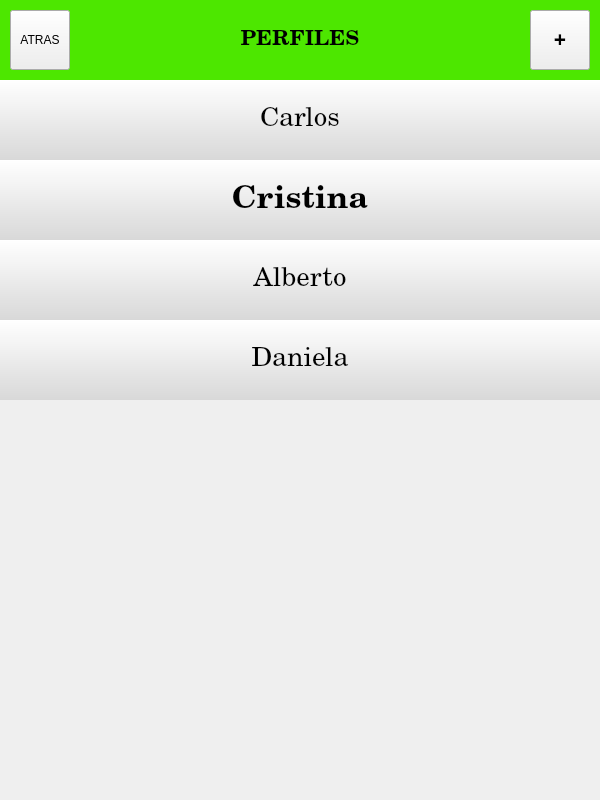
<?xml version="1.0" encoding="UTF-8"?>
<ui version="4.0">
 <class>GR</class>
 <widget class="QMainWindow" name="GR">
  <property name="geometry">
   <rect>
    <x>0</x>
    <y>0</y>
    <width>600</width>
    <height>800</height>
   </rect>
  </property>
  <property name="windowTitle">
   <string>GR</string>
  </property>
  <widget class="QWidget" name="centralWidget">
   <widget class="QStackedWidget" name="stackedWidgetPrincipal">
    <property name="geometry">
     <rect>
      <x>0</x>
      <y>0</y>
      <width>600</width>
      <height>800</height>
     </rect>
    </property>
    <property name="currentIndex">
     <number>3</number>
    </property>
    <widget class="QWidget" name="Principal">
     <widget class="QLabel" name="labelTitulo">
      <property name="geometry">
       <rect>
        <x>0</x>
        <y>0</y>
        <width>600</width>
        <height>80</height>
       </rect>
      </property>
      <property name="font">
       <font>
        <family>Century Schoolbook L</family>
        <pointsize>16</pointsize>
        <weight>75</weight>
        <bold>true</bold>
       </font>
      </property>
      <property name="styleSheet">
       <string notr="true">background-color: rgb(77, 231, 0);</string>
      </property>
      <property name="text">
       <string>GYMRAT</string>
      </property>
      <property name="alignment">
       <set>Qt::AlignCenter</set>
      </property>
     </widget>
     <widget class="QPushButton" name="botonPerfiles">
      <property name="geometry">
       <rect>
        <x>0</x>
        <y>80</y>
        <width>600</width>
        <height>80</height>
       </rect>
      </property>
      <property name="font">
       <font>
        <family>Century Schoolbook L</family>
        <pointsize>16</pointsize>
       </font>
      </property>
      <property name="text">
       <string>PERFILES</string>
      </property>
     </widget>
     <widget class="QPushButton" name="botonGimnasio">
      <property name="geometry">
       <rect>
        <x>0</x>
        <y>160</y>
        <width>600</width>
        <height>80</height>
       </rect>
      </property>
      <property name="font">
       <font>
        <family>Century Schoolbook L</family>
        <pointsize>16</pointsize>
       </font>
      </property>
      <property name="text">
       <string>MI GIMNASIO</string>
      </property>
     </widget>
     <widget class="QPushButton" name="botonEjercicios">
      <property name="geometry">
       <rect>
        <x>0</x>
        <y>240</y>
        <width>600</width>
        <height>80</height>
       </rect>
      </property>
      <property name="font">
       <font>
        <family>Century Schoolbook L</family>
        <pointsize>16</pointsize>
       </font>
      </property>
      <property name="text">
       <string>EJERCICIOS</string>
      </property>
     </widget>
     <widget class="QPushButton" name="botonRutinas">
      <property name="geometry">
       <rect>
        <x>0</x>
        <y>320</y>
        <width>600</width>
        <height>80</height>
       </rect>
      </property>
      <property name="font">
       <font>
        <family>Century Schoolbook L</family>
        <pointsize>16</pointsize>
       </font>
      </property>
      <property name="text">
       <string>RUTINAS</string>
      </property>
     </widget>
     <widget class="QPushButton" name="botonResultados">
      <property name="geometry">
       <rect>
        <x>0</x>
        <y>400</y>
        <width>600</width>
        <height>80</height>
       </rect>
      </property>
      <property name="font">
       <font>
        <family>Century Schoolbook L</family>
        <pointsize>16</pointsize>
       </font>
      </property>
      <property name="text">
       <string>RESULTADOS</string>
      </property>
     </widget>
     <widget class="QPushButton" name="botonMusica">
      <property name="geometry">
       <rect>
        <x>0</x>
        <y>480</y>
        <width>600</width>
        <height>80</height>
       </rect>
      </property>
      <property name="font">
       <font>
        <family>Century Schoolbook L</family>
        <pointsize>16</pointsize>
       </font>
      </property>
      <property name="text">
       <string>MÚSICA</string>
      </property>
     </widget>
    </widget>
    <widget class="QWidget" name="Perfiles">
     <widget class="QLabel" name="labelPerfiles">
      <property name="geometry">
       <rect>
        <x>0</x>
        <y>0</y>
        <width>600</width>
        <height>80</height>
       </rect>
      </property>
      <property name="font">
       <font>
        <family>Century Schoolbook L</family>
        <pointsize>16</pointsize>
        <weight>75</weight>
        <bold>true</bold>
       </font>
      </property>
      <property name="styleSheet">
       <string notr="true">background-color: rgb(77, 231, 0);</string>
      </property>
      <property name="text">
       <string>PERFILES</string>
      </property>
      <property name="alignment">
       <set>Qt::AlignCenter</set>
      </property>
     </widget>
     <widget class="QLabel" name="labelAtras">
      <property name="geometry">
       <rect>
        <x>50</x>
        <y>40</y>
        <width>64</width>
        <height>17</height>
       </rect>
      </property>
      <property name="text">
       <string/>
      </property>
     </widget>
     <widget class="QPushButton" name="botonAtrasPerfiles">
      <property name="geometry">
       <rect>
        <x>10</x>
        <y>10</y>
        <width>60</width>
        <height>60</height>
       </rect>
      </property>
      <property name="styleSheet">
       <string notr="true"/>
      </property>
      <property name="text">
       <string>ATRAS</string>
      </property>
     </widget>
     <widget class="QPushButton" name="botonAnadirPerfil">
      <property name="geometry">
       <rect>
        <x>530</x>
        <y>10</y>
        <width>60</width>
        <height>60</height>
       </rect>
      </property>
      <property name="font">
       <font>
        <family>Century Schoolbook L</family>
        <pointsize>16</pointsize>
        <weight>75</weight>
        <bold>true</bold>
       </font>
      </property>
      <property name="styleSheet">
       <string notr="true"/>
      </property>
      <property name="text">
       <string>+</string>
      </property>
     </widget>
    </widget>
    <widget class="QWidget" name="AnadirPerfil">
     <widget class="QLabel" name="labelAnadirPerfil">
      <property name="geometry">
       <rect>
        <x>0</x>
        <y>0</y>
        <width>600</width>
        <height>80</height>
       </rect>
      </property>
      <property name="font">
       <font>
        <family>Century Schoolbook L</family>
        <pointsize>16</pointsize>
        <weight>75</weight>
        <bold>true</bold>
       </font>
      </property>
      <property name="styleSheet">
       <string notr="true">background-color: rgb(77, 231, 0);</string>
      </property>
      <property name="text">
       <string>AÑADIR PERFIL</string>
      </property>
      <property name="alignment">
       <set>Qt::AlignCenter</set>
      </property>
     </widget>
     <widget class="QPushButton" name="botonAtrasAnadirPerfil">
      <property name="geometry">
       <rect>
        <x>10</x>
        <y>10</y>
        <width>60</width>
        <height>60</height>
       </rect>
      </property>
      <property name="styleSheet">
       <string notr="true"/>
      </property>
      <property name="text">
       <string>ATRAS</string>
      </property>
     </widget>
     <widget class="QWidget" name="">
      <property name="geometry">
       <rect>
        <x>50</x>
        <y>210</y>
        <width>457</width>
        <height>214</height>
       </rect>
      </property>
      <layout class="QGridLayout" name="gridLayout">
       <item row="0" column="0">
        <widget class="QLabel" name="labelGenero">
         <property name="font">
          <font>
           <family>Century Schoolbook L</family>
           <pointsize>14</pointsize>
           <weight>75</weight>
           <bold>true</bold>
          </font>
         </property>
         <property name="text">
          <string>Género</string>
         </property>
        </widget>
       </item>
       <item row="0" column="1">
        <layout class="QHBoxLayout" name="horizontalLayout">
         <item>
          <widget class="QRadioButton" name="radioMasculino">
           <property name="font">
            <font>
             <family>Century Schoolbook L</family>
             <pointsize>14</pointsize>
            </font>
           </property>
           <property name="text">
            <string>Masculino</string>
           </property>
          </widget>
         </item>
         <item>
          <widget class="QRadioButton" name="radioFemenino">
           <property name="font">
            <font>
             <family>Century Schoolbook L</family>
             <pointsize>14</pointsize>
            </font>
           </property>
           <property name="text">
            <string>Femenino</string>
           </property>
          </widget>
         </item>
        </layout>
       </item>
       <item row="2" column="0">
        <widget class="QLabel" name="labelEdad">
         <property name="font">
          <font>
           <family>Century Schoolbook L</family>
           <pointsize>14</pointsize>
           <weight>75</weight>
           <bold>true</bold>
          </font>
         </property>
         <property name="text">
          <string>Edad</string>
         </property>
        </widget>
       </item>
       <item row="2" column="1">
        <widget class="QLineEdit" name="lineEdad">
         <property name="minimumSize">
          <size>
           <width>0</width>
           <height>0</height>
          </size>
         </property>
         <property name="font">
          <font>
           <family>Century Schoolbook L</family>
           <pointsize>14</pointsize>
           <weight>75</weight>
           <italic>true</italic>
           <bold>true</bold>
          </font>
         </property>
        </widget>
       </item>
       <item row="2" column="2">
        <widget class="QLabel" name="labelAnos">
         <property name="font">
          <font>
           <family>Century Schoolbook L</family>
           <pointsize>14</pointsize>
           <weight>50</weight>
           <bold>false</bold>
          </font>
         </property>
         <property name="text">
          <string>Años</string>
         </property>
        </widget>
       </item>
       <item row="4" column="0">
        <widget class="QLabel" name="labelPeso">
         <property name="font">
          <font>
           <family>Century Schoolbook L</family>
           <pointsize>14</pointsize>
           <weight>75</weight>
           <bold>true</bold>
          </font>
         </property>
         <property name="text">
          <string>Peso</string>
         </property>
        </widget>
       </item>
       <item row="4" column="1">
        <widget class="QLineEdit" name="linePeso">
         <property name="minimumSize">
          <size>
           <width>0</width>
           <height>0</height>
          </size>
         </property>
         <property name="font">
          <font>
           <family>Century Schoolbook L</family>
           <pointsize>14</pointsize>
           <weight>75</weight>
           <italic>true</italic>
           <bold>true</bold>
          </font>
         </property>
        </widget>
       </item>
       <item row="4" column="2">
        <widget class="QLabel" name="labelKilogramos">
         <property name="font">
          <font>
           <family>Century Schoolbook L</family>
           <pointsize>14</pointsize>
           <weight>50</weight>
           <bold>false</bold>
          </font>
         </property>
         <property name="text">
          <string>Kilogramos</string>
         </property>
        </widget>
       </item>
       <item row="6" column="0">
        <widget class="QLabel" name="labelEstatura">
         <property name="font">
          <font>
           <family>Century Schoolbook L</family>
           <pointsize>14</pointsize>
           <weight>75</weight>
           <bold>true</bold>
          </font>
         </property>
         <property name="text">
          <string>Estatura</string>
         </property>
        </widget>
       </item>
       <item row="6" column="1">
        <widget class="QLineEdit" name="lineEstatura">
         <property name="minimumSize">
          <size>
           <width>0</width>
           <height>0</height>
          </size>
         </property>
         <property name="font">
          <font>
           <family>Century Schoolbook L</family>
           <pointsize>14</pointsize>
           <weight>75</weight>
           <italic>true</italic>
           <bold>true</bold>
          </font>
         </property>
        </widget>
       </item>
       <item row="6" column="2">
        <widget class="QLabel" name="labelCentimetros">
         <property name="font">
          <font>
           <family>Century Schoolbook L</family>
           <pointsize>14</pointsize>
           <weight>50</weight>
           <bold>false</bold>
          </font>
         </property>
         <property name="text">
          <string>Centímetros</string>
         </property>
        </widget>
       </item>
       <item row="1" column="1">
        <spacer name="verticalSpacer_3">
         <property name="orientation">
          <enum>Qt::Vertical</enum>
         </property>
         <property name="sizeHint" stdset="0">
          <size>
           <width>20</width>
           <height>50</height>
          </size>
         </property>
        </spacer>
       </item>
       <item row="3" column="1">
        <spacer name="verticalSpacer_4">
         <property name="orientation">
          <enum>Qt::Vertical</enum>
         </property>
         <property name="sizeHint" stdset="0">
          <size>
           <width>20</width>
           <height>50</height>
          </size>
         </property>
        </spacer>
       </item>
       <item row="5" column="1">
        <spacer name="verticalSpacer_5">
         <property name="orientation">
          <enum>Qt::Vertical</enum>
         </property>
         <property name="sizeHint" stdset="0">
          <size>
           <width>20</width>
           <height>50</height>
          </size>
         </property>
        </spacer>
       </item>
      </layout>
     </widget>
     <widget class="QLabel" name="labeNombre">
      <property name="geometry">
       <rect>
        <x>50</x>
        <y>120</y>
        <width>91</width>
        <height>31</height>
       </rect>
      </property>
      <property name="font">
       <font>
        <family>Century Schoolbook L</family>
        <pointsize>14</pointsize>
        <weight>75</weight>
        <bold>true</bold>
       </font>
      </property>
      <property name="text">
       <string>Nombre</string>
      </property>
     </widget>
     <widget class="QLineEdit" name="lineNombre">
      <property name="geometry">
       <rect>
        <x>50</x>
        <y>150</y>
        <width>455</width>
        <height>38</height>
       </rect>
      </property>
      <property name="minimumSize">
       <size>
        <width>401</width>
        <height>0</height>
       </size>
      </property>
      <property name="font">
       <font>
        <family>Century Schoolbook L</family>
        <pointsize>14</pointsize>
        <weight>75</weight>
        <italic>true</italic>
        <bold>true</bold>
       </font>
      </property>
     </widget>
     <widget class="QPushButton" name="botonOkAnadirPerfil">
      <property name="geometry">
       <rect>
        <x>530</x>
        <y>11</y>
        <width>60</width>
        <height>60</height>
       </rect>
      </property>
      <property name="font">
       <font>
        <family>Century Schoolbook L</family>
        <pointsize>14</pointsize>
        <weight>75</weight>
        <bold>true</bold>
       </font>
      </property>
      <property name="styleSheet">
       <string notr="true"/>
      </property>
      <property name="text">
       <string>OK</string>
      </property>
     </widget>
    </widget>
    <widget class="QWidget" name="Perfiles2">
     <widget class="QLabel" name="labelPerfiles2">
      <property name="geometry">
       <rect>
        <x>0</x>
        <y>0</y>
        <width>600</width>
        <height>80</height>
       </rect>
      </property>
      <property name="font">
       <font>
        <family>Century Schoolbook L</family>
        <pointsize>16</pointsize>
        <weight>75</weight>
        <bold>true</bold>
       </font>
      </property>
      <property name="styleSheet">
       <string notr="true">background-color: rgb(77, 231, 0);</string>
      </property>
      <property name="text">
       <string>PERFILES</string>
      </property>
      <property name="alignment">
       <set>Qt::AlignCenter</set>
      </property>
     </widget>
     <widget class="QPushButton" name="botonAtrasPerfiles2">
      <property name="geometry">
       <rect>
        <x>10</x>
        <y>10</y>
        <width>60</width>
        <height>60</height>
       </rect>
      </property>
      <property name="styleSheet">
       <string notr="true"/>
      </property>
      <property name="text">
       <string>ATRAS</string>
      </property>
     </widget>
     <widget class="QPushButton" name="botonAnadirPerfil2">
      <property name="geometry">
       <rect>
        <x>530</x>
        <y>10</y>
        <width>60</width>
        <height>60</height>
       </rect>
      </property>
      <property name="font">
       <font>
        <family>Century Schoolbook L</family>
        <pointsize>16</pointsize>
        <weight>75</weight>
        <bold>true</bold>
       </font>
      </property>
      <property name="styleSheet">
       <string notr="true"/>
      </property>
      <property name="text">
       <string>+</string>
      </property>
     </widget>
     <widget class="QLabel" name="labelPerfiCarlos">
      <property name="geometry">
       <rect>
        <x>0</x>
        <y>80</y>
        <width>600</width>
        <height>80</height>
       </rect>
      </property>
      <property name="font">
       <font>
        <family>Century Schoolbook L</family>
        <pointsize>20</pointsize>
        <weight>50</weight>
        <bold>false</bold>
       </font>
      </property>
      <property name="styleSheet">
       <string notr="true">background-color: qlineargradient(spread:pad, x1:0.531818, y1:1, x2:0.532, y2:0, stop:0 rgba(216, 216, 216, 255), stop:1 rgba(255, 255, 255, 255));</string>
      </property>
      <property name="text">
       <string>Carlos</string>
      </property>
      <property name="alignment">
       <set>Qt::AlignCenter</set>
      </property>
     </widget>
     <widget class="QLabel" name="labelPerfiCarlos_2">
      <property name="geometry">
       <rect>
        <x>0</x>
        <y>160</y>
        <width>600</width>
        <height>80</height>
       </rect>
      </property>
      <property name="font">
       <font>
        <family>Century Schoolbook L</family>
        <pointsize>24</pointsize>
        <weight>75</weight>
        <bold>true</bold>
       </font>
      </property>
      <property name="styleSheet">
       <string notr="true">background-color: qlineargradient(spread:pad, x1:0.531818, y1:1, x2:0.532, y2:0, stop:0 rgba(216, 216, 216, 255), stop:1 rgba(255, 255, 255, 255));</string>
      </property>
      <property name="text">
       <string>Cristina</string>
      </property>
      <property name="alignment">
       <set>Qt::AlignCenter</set>
      </property>
     </widget>
     <widget class="QLabel" name="labelPerfiCarlos_3">
      <property name="geometry">
       <rect>
        <x>0</x>
        <y>240</y>
        <width>600</width>
        <height>80</height>
       </rect>
      </property>
      <property name="font">
       <font>
        <family>Century Schoolbook L</family>
        <pointsize>20</pointsize>
        <weight>50</weight>
        <bold>false</bold>
       </font>
      </property>
      <property name="styleSheet">
       <string notr="true">background-color: qlineargradient(spread:pad, x1:0.531818, y1:1, x2:0.532, y2:0, stop:0 rgba(216, 216, 216, 255), stop:1 rgba(255, 255, 255, 255));</string>
      </property>
      <property name="text">
       <string>Alberto</string>
      </property>
      <property name="alignment">
       <set>Qt::AlignCenter</set>
      </property>
     </widget>
     <widget class="QLabel" name="labelPerfiCarlos_4">
      <property name="geometry">
       <rect>
        <x>0</x>
        <y>320</y>
        <width>600</width>
        <height>80</height>
       </rect>
      </property>
      <property name="font">
       <font>
        <family>Century Schoolbook L</family>
        <pointsize>20</pointsize>
        <weight>50</weight>
        <bold>false</bold>
       </font>
      </property>
      <property name="styleSheet">
       <string notr="true">background-color: qlineargradient(spread:pad, x1:0.531818, y1:1, x2:0.532, y2:0, stop:0 rgba(216, 216, 216, 255), stop:1 rgba(255, 255, 255, 255));</string>
      </property>
      <property name="text">
       <string>Daniela</string>
      </property>
      <property name="alignment">
       <set>Qt::AlignCenter</set>
      </property>
     </widget>
    </widget>
   </widget>
  </widget>
 </widget>
 <layoutdefault spacing="6" margin="11"/>
 <resources/>
 <connections/>
</ui>
